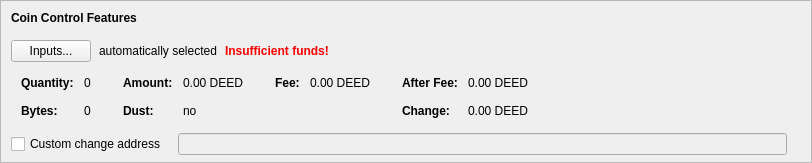
    <widget class="QFrame" name="frameCoinControl">
     <property name="sizePolicy">
      <sizepolicy hsizetype="Expanding" vsizetype="Expanding">
       <horstretch>0</horstretch>
       <verstretch>0</verstretch>
      </sizepolicy>
     </property>
     <property name="maximumSize">
      <size>
       <width>16777215</width>
       <height>16777215</height>
      </size>
     </property>
     <property name="frameShape">
      <enum>QFrame::StyledPanel</enum>
     </property>
     <property name="frameShadow">
      <enum>QFrame::Sunken</enum>
     </property>
     <layout class="QVBoxLayout" name="verticalLayoutCoinControl2">
      <property name="spacing">
       <number>0</number>
      </property>
      <property name="leftMargin">
       <number>0</number>
      </property>
      <property name="topMargin">
       <number>0</number>
      </property>
      <property name="rightMargin">
       <number>0</number>
      </property>
      <property name="bottomMargin">
       <number>6</number>
      </property>
      <item>
       <layout class="QVBoxLayout" name="verticalLayoutCoinControl" stretch="0,0,0,0,1">
        <property name="spacing">
         <number>0</number>
        </property>
        <property name="leftMargin">
         <number>10</number>
        </property>
        <property name="topMargin">
         <number>10</number>
        </property>
        <item>
         <layout class="QHBoxLayout" name="horizontalLayoutCoinControl1">
          <property name="bottomMargin">
           <number>15</number>
          </property>
          <item>
           <widget class="QLabel" name="labelCoinControlFeatures">
            <property name="sizePolicy">
             <sizepolicy hsizetype="Preferred" vsizetype="Maximum">
              <horstretch>0</horstretch>
              <verstretch>0</verstretch>
             </sizepolicy>
            </property>
            <property name="font">
             <font>
              <weight>75</weight>
              <bold>true</bold>
             </font>
            </property>
            <property name="styleSheet">
             <string notr="true">font-weight:bold;</string>
            </property>
            <property name="text">
             <string>Coin Control Features</string>
            </property>
           </widget>
          </item>
         </layout>
        </item>
        <item>
         <layout class="QHBoxLayout" name="horizontalLayoutCoinControl2" stretch="0,0,0,0">
          <property name="spacing">
           <number>8</number>
          </property>
          <property name="bottomMargin">
           <number>10</number>
          </property>
          <item>
           <widget class="QPushButton" name="pushButtonCoinControl">
            <property name="styleSheet">
             <string notr="true"/>
            </property>
            <property name="text">
             <string>Inputs...</string>
            </property>
            <property name="autoDefault">
             <bool>false</bool>
            </property>
           </widget>
          </item>
          <item>
           <widget class="QLabel" name="labelCoinControlAutomaticallySelected">
            <property name="text">
             <string>automatically selected</string>
            </property>
            <property name="margin">
             <number>5</number>
            </property>
           </widget>
          </item>
          <item>
           <widget class="QLabel" name="labelCoinControlInsuffFunds">
            <property name="font">
             <font>
              <weight>75</weight>
              <bold>true</bold>
             </font>
            </property>
            <property name="styleSheet">
             <string notr="true">color:red;font-weight:bold;</string>
            </property>
            <property name="text">
             <string>Insufficient funds!</string>
            </property>
            <property name="margin">
             <number>5</number>
            </property>
           </widget>
          </item>
          <item>
           <spacer name="horizontalSpacerCoinControl">
            <property name="orientation">
             <enum>Qt::Horizontal</enum>
            </property>
            <property name="sizeHint" stdset="0">
             <size>
              <width>40</width>
              <height>1</height>
             </size>
            </property>
           </spacer>
          </item>
         </layout>
        </item>
        <item>
         <widget class="QWidget" name="widgetCoinControl" native="true">
          <property name="sizePolicy">
           <sizepolicy hsizetype="Preferred" vsizetype="Preferred">
            <horstretch>0</horstretch>
            <verstretch>0</verstretch>
           </sizepolicy>
          </property>
          <property name="minimumSize">
           <size>
            <width>0</width>
            <height>0</height>
           </size>
          </property>
          <property name="styleSheet">
           <string notr="true"/>
          </property>
          <layout class="QHBoxLayout" name="horizontalLayoutCoinControl5">
           <property name="leftMargin">
            <number>0</number>
           </property>
           <property name="topMargin">
            <number>0</number>
           </property>
           <property name="rightMargin">
            <number>0</number>
           </property>
           <property name="bottomMargin">
            <number>0</number>
           </property>
           <item>
            <layout class="QHBoxLayout" name="horizontalLayoutCoinControl3" stretch="0,0,0,1">
             <property name="spacing">
              <number>20</number>
             </property>
             <property name="topMargin">
              <number>0</number>
             </property>
             <property name="bottomMargin">
              <number>10</number>
             </property>
             <item>
              <layout class="QFormLayout" name="formLayoutCoinControl1">
               <property name="horizontalSpacing">
                <number>10</number>
               </property>
               <property name="verticalSpacing">
                <number>14</number>
               </property>
               <property name="leftMargin">
                <number>10</number>
               </property>
               <property name="topMargin">
                <number>4</number>
               </property>
               <property name="rightMargin">
                <number>6</number>
               </property>
               <item row="0" column="0">
                <widget class="QLabel" name="labelCoinControlQuantityText">
                 <property name="font">
                  <font>
                   <weight>75</weight>
                   <bold>true</bold>
                  </font>
                 </property>
                 <property name="text">
                  <string>Quantity:</string>
                 </property>
                 <property name="margin">
                  <number>0</number>
                 </property>
                </widget>
               </item>
               <item row="0" column="1">
                <widget class="QLabel" name="labelCoinControlQuantity">
                 <property name="cursor">
                  <cursorShape>IBeamCursor</cursorShape>
                 </property>
                 <property name="contextMenuPolicy">
                  <enum>Qt::ActionsContextMenu</enum>
                 </property>
                 <property name="text">
                  <string notr="true">0</string>
                 </property>
                 <property name="margin">
                  <number>0</number>
                 </property>
                 <property name="textInteractionFlags">
                  <set>Qt::LinksAccessibleByMouse|Qt::TextSelectableByKeyboard|Qt::TextSelectableByMouse</set>
                 </property>
                </widget>
               </item>
               <item row="1" column="0">
                <widget class="QLabel" name="labelCoinControlBytesText">
                 <property name="font">
                  <font>
                   <weight>75</weight>
                   <bold>true</bold>
                  </font>
                 </property>
                 <property name="text">
                  <string>Bytes:</string>
                 </property>
                </widget>
               </item>
               <item row="1" column="1">
                <widget class="QLabel" name="labelCoinControlBytes">
                 <property name="cursor">
                  <cursorShape>IBeamCursor</cursorShape>
                 </property>
                 <property name="contextMenuPolicy">
                  <enum>Qt::ActionsContextMenu</enum>
                 </property>
                 <property name="text">
                  <string notr="true">0</string>
                 </property>
                 <property name="textInteractionFlags">
                  <set>Qt::LinksAccessibleByMouse|Qt::TextSelectableByKeyboard|Qt::TextSelectableByMouse</set>
                 </property>
                </widget>
               </item>
              </layout>
             </item>
             <item>
              <layout class="QFormLayout" name="formLayoutCoinControl2">
               <property name="horizontalSpacing">
                <number>10</number>
               </property>
               <property name="verticalSpacing">
                <number>14</number>
               </property>
               <property name="leftMargin">
                <number>6</number>
               </property>
               <property name="topMargin">
                <number>4</number>
               </property>
               <property name="rightMargin">
                <number>6</number>
               </property>
               <item row="0" column="0">
                <widget class="QLabel" name="labelCoinControlAmountText">
                 <property name="font">
                  <font>
                   <weight>75</weight>
                   <bold>true</bold>
                  </font>
                 </property>
                 <property name="text">
                  <string>Amount:</string>
                 </property>
                 <property name="margin">
                  <number>0</number>
                 </property>
                </widget>
               </item>
               <item row="0" column="1">
                <widget class="QLabel" name="labelCoinControlAmount">
                 <property name="cursor">
                  <cursorShape>IBeamCursor</cursorShape>
                 </property>
                 <property name="contextMenuPolicy">
                  <enum>Qt::ActionsContextMenu</enum>
                 </property>
                 <property name="text">
                  <string notr="true">0.00 DEED</string>
                 </property>
                 <property name="textInteractionFlags">
                  <set>Qt::LinksAccessibleByMouse|Qt::TextSelectableByKeyboard|Qt::TextSelectableByMouse</set>
                 </property>
                </widget>
               </item>
               <item row="1" column="0">
                <widget class="QLabel" name="labelCoinControlLowOutputText">
                 <property name="font">
                  <font>
                   <weight>75</weight>
                   <bold>true</bold>
                  </font>
                 </property>
                 <property name="text">
                  <string>Dust:</string>
                 </property>
                </widget>
               </item>
               <item row="1" column="1">
                <widget class="QLabel" name="labelCoinControlLowOutput">
                 <property name="cursor">
                  <cursorShape>IBeamCursor</cursorShape>
                 </property>
                 <property name="contextMenuPolicy">
                  <enum>Qt::ActionsContextMenu</enum>
                 </property>
                 <property name="text">
                  <string notr="true">no</string>
                 </property>
                 <property name="textInteractionFlags">
                  <set>Qt::LinksAccessibleByMouse|Qt::TextSelectableByKeyboard|Qt::TextSelectableByMouse</set>
                 </property>
                </widget>
               </item>
              </layout>
             </item>
             <item>
              <layout class="QFormLayout" name="formLayoutCoinControl3">
               <property name="horizontalSpacing">
                <number>10</number>
               </property>
               <property name="verticalSpacing">
                <number>14</number>
               </property>
               <property name="leftMargin">
                <number>6</number>
               </property>
               <property name="topMargin">
                <number>4</number>
               </property>
               <property name="rightMargin">
                <number>6</number>
               </property>
               <item row="0" column="0">
                <widget class="QLabel" name="labelCoinControlFeeText">
                 <property name="font">
                  <font>
                   <weight>75</weight>
                   <bold>true</bold>
                  </font>
                 </property>
                 <property name="text">
                  <string>Fee:</string>
                 </property>
                 <property name="margin">
                  <number>0</number>
                 </property>
                </widget>
               </item>
               <item row="0" column="1">
                <widget class="QLabel" name="labelCoinControlFee">
                 <property name="cursor">
                  <cursorShape>IBeamCursor</cursorShape>
                 </property>
                 <property name="contextMenuPolicy">
                  <enum>Qt::ActionsContextMenu</enum>
                 </property>
                 <property name="text">
                  <string notr="true">0.00 DEED</string>
                 </property>
                 <property name="textInteractionFlags">
                  <set>Qt::LinksAccessibleByMouse|Qt::TextSelectableByKeyboard|Qt::TextSelectableByMouse</set>
                 </property>
                </widget>
               </item>
              </layout>
             </item>
             <item>
              <layout class="QFormLayout" name="formLayoutCoinControl4">
               <property name="horizontalSpacing">
                <number>10</number>
               </property>
               <property name="verticalSpacing">
                <number>14</number>
               </property>
               <property name="leftMargin">
                <number>6</number>
               </property>
               <property name="topMargin">
                <number>4</number>
               </property>
               <property name="rightMargin">
                <number>6</number>
               </property>
               <item row="0" column="0">
                <widget class="QLabel" name="labelCoinControlAfterFeeText">
                 <property name="font">
                  <font>
                   <weight>75</weight>
                   <bold>true</bold>
                  </font>
                 </property>
                 <property name="text">
                  <string>After Fee:</string>
                 </property>
                 <property name="margin">
                  <number>0</number>
                 </property>
                </widget>
               </item>
               <item row="0" column="1">
                <widget class="QLabel" name="labelCoinControlAfterFee">
                 <property name="cursor">
                  <cursorShape>IBeamCursor</cursorShape>
                 </property>
                 <property name="contextMenuPolicy">
                  <enum>Qt::ActionsContextMenu</enum>
                 </property>
                 <property name="text">
                  <string notr="true">0.00 DEED</string>
                 </property>
                 <property name="textInteractionFlags">
                  <set>Qt::LinksAccessibleByMouse|Qt::TextSelectableByKeyboard|Qt::TextSelectableByMouse</set>
                 </property>
                </widget>
               </item>
               <item row="1" column="0">
                <widget class="QLabel" name="labelCoinControlChangeText">
                 <property name="font">
                  <font>
                   <weight>75</weight>
                   <bold>true</bold>
                  </font>
                 </property>
                 <property name="text">
                  <string>Change:</string>
                 </property>
                </widget>
               </item>
               <item row="1" column="1">
                <widget class="QLabel" name="labelCoinControlChange">
                 <property name="cursor">
                  <cursorShape>IBeamCursor</cursorShape>
                 </property>
                 <property name="contextMenuPolicy">
                  <enum>Qt::ActionsContextMenu</enum>
                 </property>
                 <property name="text">
                  <string notr="true">0.00 DEED</string>
                 </property>
                 <property name="textInteractionFlags">
                  <set>Qt::LinksAccessibleByMouse|Qt::TextSelectableByKeyboard|Qt::TextSelectableByMouse</set>
                 </property>
                </widget>
               </item>
              </layout>
             </item>
            </layout>
           </item>
          </layout>
         </widget>
        </item>
        <item>
         <layout class="QHBoxLayout" name="horizontalLayoutCoinControl4" stretch="0,0,0">
          <property name="spacing">
           <number>12</number>
          </property>
          <property name="sizeConstraint">
           <enum>QLayout::SetDefaultConstraint</enum>
          </property>
          <property name="topMargin">
           <number>5</number>
          </property>
          <property name="rightMargin">
           <number>5</number>
          </property>
          <item>
           <widget class="QCheckBox" name="checkBoxCoinControlChange">
            <property name="toolTip">
             <string>If this is activated, but the change address is empty or invalid, change will be sent to a newly generated address.</string>
            </property>
            <property name="text">
             <string>Custom change address</string>
            </property>
           </widget>
          </item>
          <item>
           <widget class="QValidatedLineEdit" name="lineEditCoinControlChange">
            <property name="enabled">
             <bool>false</bool>
            </property>
            <property name="sizePolicy">
             <sizepolicy hsizetype="Expanding" vsizetype="Fixed">
              <horstretch>0</horstretch>
              <verstretch>0</verstretch>
             </sizepolicy>
            </property>
           </widget>
          </item>
          <item>
           <widget class="QLabel" name="labelCoinControlChangeLabel">
            <property name="sizePolicy">
             <sizepolicy hsizetype="Preferred" vsizetype="Expanding">
              <horstretch>0</horstretch>
              <verstretch>0</verstretch>
             </sizepolicy>
            </property>
            <property name="minimumSize">
             <size>
              <width>0</width>
              <height>0</height>
             </size>
            </property>
            <property name="text">
             <string/>
            </property>
            <property name="margin">
             <number>3</number>
            </property>
           </widget>
          </item>
         </layout>
        </item>
        <item>
         <spacer name="verticalSpacerCoinControl">
          <property name="orientation">
           <enum>Qt::Vertical</enum>
          </property>
          <property name="sizeHint" stdset="0">
           <size>
            <width>800</width>
            <height>1</height>
           </size>
          </property>
         </spacer>
        </item>
       </layout>
      </item>
     </layout>
    </widget>
